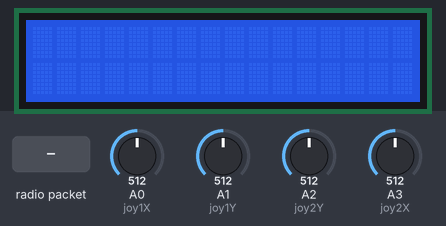
Simulated run of this sketch. Board: Arduino Uno, built with avr-gcc and run on an emulated ATmega328P. Parts: 16×2 character LCD. Inputs (shaded band) come from the test bench; at power-on: A0 (joy1X) = 512, A1 (joy1Y) = 512, A2 (joy2Y) = 512, A3 (joy2X) = 512. No radio packets arrive unless stated.

Above: at 1.2 s.
1.3 s: radio packet "Mode" arrives
At 2.5 s:
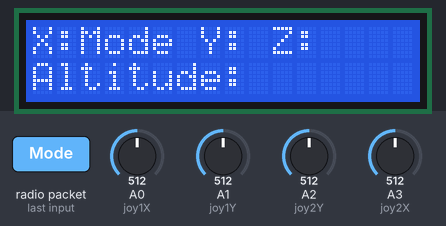
2.8 s: radio packet "Joystick" arrives
At 3.8 s:
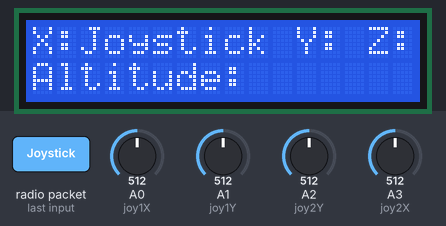
4.3 s: radio packet "1" arrives
At 4.6 s:
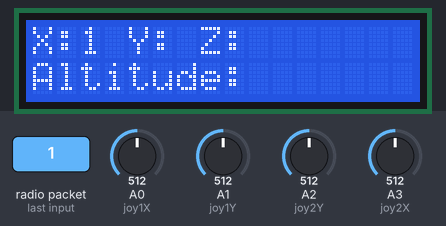
Timing chart, 0 to 7.3 s (numbered marks = the images above; inputs shaded):
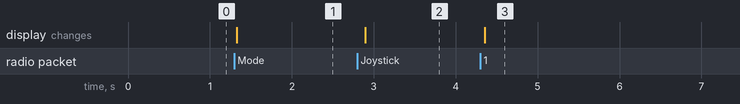

The sketch:

DroneStation.ino
```cpp
#include <SPI.h>
#include <nRF24L01.h>
#include <RF24.h>
#include <LiquidCrystal_I2C.h>
#define joy1X A0
#define joy1Y A1
#define joy2Y A2
#define joy2X A3
const byte address[6] = "NRF24";
const String mode="Joystick";
 RF24 radio(9, 8);  // CE, CSN
LiquidCrystal_I2C lcd(0x27,16,2);  // set the LCD address to 0x27 for a 16 chars and 2 line display
int x1Reading=0,y1Reading=0,x2Reading=0,y2Reading=0;
int x1Map=0,y1Map=0,y2Map=0,x2Map=0;

void setup()
{
  Serial.begin(9600);
  radio.begin();
  radio.openReadingPipe(0, address);
    radio.openWritingPipe(address);
  radio.startListening();
  radio.setChannel(2);
  lcd.init();                      // initialize the lcd
  // Print a message to the LCD.
  lcd.backlight();
  lcd.clear();

}


void loop()
{
    if (radio.available())
  {
    char text[32] = {0};
    radio.read(&text, sizeof(text));
    if(text=="Mode"){
      String message="";
      message="Mode:"+mode;
      radio.stopListening();
      radio.write(&text,sizeof(text));
      delay(1000);
      radio.startListening();
    }
    else {
      String acc = splitString(text, ':', 0);
      String altitude = splitString(text, ':', 1);
      String x=splitString(acc,'|',0);
      String y=splitString(acc,'|',1);
      String z=splitString(acc,'|',2);
      lcd.clear();
    lcd.setCursor(0,0);
    lcd.print("X:"+x+" Y:"+y+" Z:"+z);
    lcd.setCursor(0,1);
    lcd.print("Altitude: "+String(altitude));
    }
  }
  if(mode=="Joystick"){
      joystickInput();
      int fd=4;
      if(y2Map>2){
        fd=0;
      }
      else if(y2Map<2){
        fd=1;
      }
      else if(x2Map<2){
        fd=2;
      }
      else if(x2Map>2){
        fd=3;
      }
      String joystickInfo="tl:"+String(y1Map)+"fd:"+String(fd);
      radio.stopListening();
      radio.write(&joystickInfo,sizeof(joystickInfo));
      radio.startListening();

  }
  if(Serial.available()){
      radio.stopListening();
      String stopmsg="Stop";
      radio.write(&stopmsg,sizeof(stopmsg));
      radio.startListening();
  }
    delay(100);
}
void joystickInput()
{
    x1Reading =( analogRead(joy1X));
    x2Reading =( analogRead(joy2X));
    y1Reading =( analogRead(joy1Y));
    y2Reading =( analogRead(joy2Y));
    x1Map = map(x1Reading, 0,1023,0, 5);
    y1Map = map(y1Reading, 0,1023,0, 5);
    x2Map = map(x2Reading, 0,1023,0, 5);
    y2Map = map(y2Reading, 0,1023,0, 5);
}


String splitString(String data, char separator, int index)
{
    int found = 0;
    int strIndex[] = { 0, -1 };
    int maxIndex = data.length() - 1;

    for (int i = 0; i <= maxIndex && found <= index; i++) {
        if (data.charAt(i) == separator || i == maxIndex) {
            found++;
            strIndex[0] = strIndex[1] + 1;
            strIndex[1] = (i == maxIndex) ? i+1 : i;
        }
    }
    return found > index ? data.substring(strIndex[0], strIndex[1]) : "";
}
```

Measured:
- after the input at 1.3 s, the display: changes at once (image 1)
- after the input at 2.8 s, the display: changes after 0.10 s (image 2)
- after the input at 4.3 s, the display: changes after 0.06 s (image 3)
